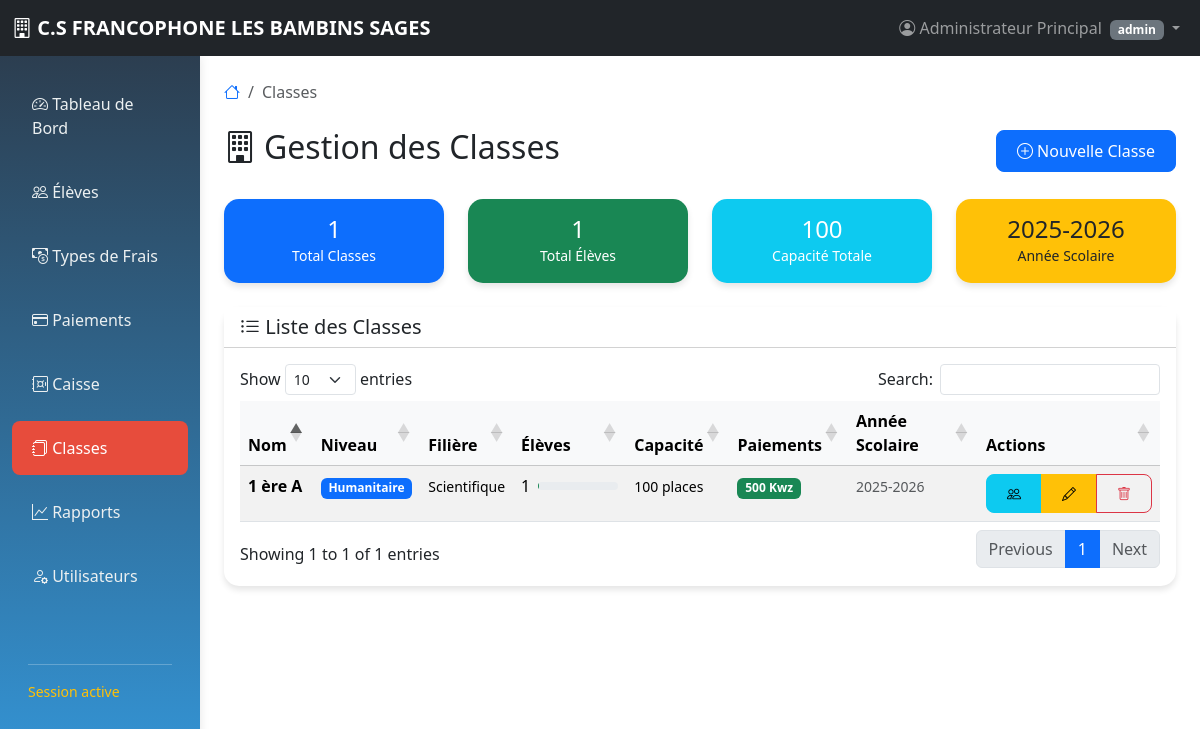
The app's page /classe.php (signed in) with its own data.
### tables this page shows
CREATE TABLE `classe` (
  `id` int(11) NOT NULL,
  `nom` varchar(100) NOT NULL,
  `niveau` varchar(50) NOT NULL,
  `filiere` varchar(100) DEFAULT NULL,
  `capacite_max` int(11) DEFAULT 30,
  `annee_scolaire` varchar(20) NOT NULL,
  `created_at` timestamp NOT NULL DEFAULT current_timestamp(),
  `updated_at` timestamp NOT NULL DEFAULT current_timestamp() ON UPDATE current_timestamp()
);

### classe.php (the view, shortened to what this page needs)
<?php
$database = new Database();
$db = $database->getConnection();
$query = "SELECT c.*,
                 COUNT(e.id) as nombre_etudiants,
                 COALESCE(SUM(p.montant_paye), 0) as total_paiements
          FROM classe c
          LEFT JOIN etudiants e ON c.id = e.classe_id
          LEFT JOIN paiements p ON e.id = p.etudiant_id AND p.statut = 'payé'
          GROUP BY c.id
          ORDER BY c.niveau, c.nom";
$stmt = $db->prepare($query);
$stmt->execute();
$classes = $stmt->fetchAll(PDO::FETCH_ASSOC);
?>
<?php
include 'layout.php';
?>
<nav aria-label="breadcrumb" class="mb-4">
    <ol class="breadcrumb">
        <li class="breadcrumb-item"><a href="dashboard.php"><i class="bi bi-house"></i></a></li>
        <li class="breadcrumb-item active" aria-current="page">Classes</li>
    </ol>
</nav>
<div class="d-flex justify-content-between align-items-center mb-4">
    <h2><i class="bi bi-building me-2"></i>Gestion des Classes</h2>
    <button class="btn btn-primary" data-bs-toggle="modal" data-bs-target="#ajouterClasseModal">
        <i class="bi bi-plus-circle"></i> Nouvelle Classe
    </button>
</div>
<div class="row mb-4">
    <div class="col-md-3">
        <div class="card bg-primary text-white">
            <div class="card-body text-center">
                <h4 class="mb-0"><?php echo count($classes); ?></h4>
                <small>Total Classes</small>
            </div>
        </div>
    </div>
    <div class="col-md-3">
        <div class="card bg-success text-white">
            <div class="card-body text-center">
                <h4 class="mb-0">
                    <?php
                    $query_total_etudiants = "SELECT COUNT(*) as total FROM etudiants";
                    $stmt_total_etudiants = $db->prepare($query_total_etudiants);
                    $stmt_total_etudiants->execute();
                    echo $stmt_total_etudiants->fetch(PDO::FETCH_ASSOC)['total'];
                    ?>
                </h4>
                <small>Total Élèves</small>
            </div>
        </div>
    </div>
    <div class="col-md-3">
        <div class="card bg-info text-white">
            <div class="card-body text-center">
                <h4 class="mb-0">
                    <?php
                    $query_capacite = "SELECT SUM(capacite_max) as total FROM classe";
                    $stmt_capacite = $db->prepare($query_capacite);
                    $stmt_capacite->execute();
                    echo $stmt_capacite->fetch(PDO::FETCH_ASSOC)['total'];
                    ?>
                </h4>
                <small>Capacité Totale</small>
            </div>
        </div>
    </div>
    <div class="col-md-3">
        <div class="card bg-warning text-dark">
            <div class="card-body text-center">
                <h4 class="mb-0">
                    <?php
                    $query_annee = "SELECT DISTINCT annee_scolaire FROM classe LIMIT 1";
                    $stmt_annee = $db->prepare($query_annee);
                    $stmt_annee->execute();
                    $annee = $stmt_annee->fetch(PDO::FETCH_ASSOC);
                    echo $annee ? $annee['annee_scolaire'] : date('Y') . '-' . (date('Y') + 1);
                    ?>
                </h4>
                <small>Année Scolaire</small>
            </div>
        </div>
    </div>
</div>
<div class="card">
    <div class="card-header bg-white">
        <h5 class="card-title mb-0"><i class="bi bi-list-ul"></i> Liste des Classes</h5>
    </div>
    <div class="card-body">
        <?php if (count($classes) > 0): ?>
        <div class="table-responsive">
            <table class="table table-hover table-striped">
                <thead class="table-light">
                    <tr>
                        <th>Nom</th>
                        <th>Niveau</th>
                        <th>Filière</th>
                        <th>Élèves</th>
                        <th>Capacité</th>
                        <th>Paiements</th>
                        <th>Année Scolaire</th>
                        <th>Actions</th>
                    </tr>
                </thead>
                <tbody>
                    <?php foreach ($classes as $classe):
                    ?>
                    <tr>
                        <td>
                            <strong><?php echo htmlspecialchars($classe['nom']); ?></strong>
                        </td>
                        <td>
                            <span class="badge bg-primary"><?php echo htmlspecialchars($classe['niveau']); ?></span>
                        </td>
                        <td>
                            <small><?php echo htmlspecialchars($classe['filiere']); ?></small>
                        </td>
                        <td>
                            <div class="d-flex align-items-center">
                                <span class="me-2"><?php echo $classe['nombre_etudiants']; ?></span>
                                <div class="progress flex-grow-1" style="height: 8px; width: 80px;">
                                </div>
                            </div>
                        </td>
                        <td>
                            <small><?php echo $classe['capacite_max']; ?> places</small>
                        </td>
                        <td>
                            <span class="badge bg-success">
                                <?php echo number_format($classe['total_paiements'], 0, ',', ' '); ?> Kwz
                            </span>
                        </td>
                        <td>
                            <small class="text-muted"><?php echo htmlspecialchars($classe['annee_scolaire']); ?></small>
                        </td>
                        <td>
                            <div class="btn-group btn-group-sm">
                                <a href="etudiants.php?classe=<?php echo $classe['id']; ?>"
                                   class="btn btn-info" data-bs-toggle="tooltip" title="Voir les élèves">
                                    <i class="bi bi-people"></i>
                                </a>
                                <button class="btn btn-warning"
                                        data-bs-toggle="modal"
                                        data-bs-target="#modifierClasseModal"
                                        onclick="chargerDonneesClasse(<?php echo htmlspecialchars(json_encode($classe)); ?>)"
                                        data-bs-toggle="tooltip" title="Modifier">
                                    <i class="bi bi-pencil"></i>
                                </button>
                                <a href="?supprimer_classe=<?php echo $classe['id']; ?>"
                                   class="btn btn-outline-danger"
                                   data-bs-toggle="tooltip"
                                   title="Supprimer"
                                   onclick="return confirm('Êtes-vous sûr de vouloir supprimer la classe <?php echo htmlspecialchars($classe['nom']); ?> ?')">
                                    <i class="bi bi-trash"></i>
                                </a>
                            </div>
                        </td>
                    </tr>
                    <?php endforeach; ?>
                </tbody>
            </table>
        </div>
        <?php endif; ?>
    </div>
</div>
<?php include 'layout-end.php'; ?>

### layout.php (style rules this page uses)
.card { border: none; border-radius: 15px; box-shadow: 0 4px 6px rgba(0,0,0,0.1); transition: transform 0.3s; }
.btn { border-radius: 8px; padding: 8px 20px; }
.table th { background: #f8f9fa; font-weight: 600; }

### records on screen
classe: nom "1 ère A", niveau "Humanitaire", filiere "Scientifique", nombre_etudiants "1", capacite_max "100", total_paiements "500", annee_scolaire "2025-2026"

### other values on screen
$_SESSION['nom_complet'] "Administrateur Principal"
$_SESSION['role'] "admin"
count($classes) "1"
$stmt_total_etudiants->fetch(PDO::FETCH_ASSOC)['total'] "1"
$stmt_capacite->fetch(PDO::FETCH_ASSOC)['total'] "100"
$annee['annee_scolaire'] "2025-2026"
